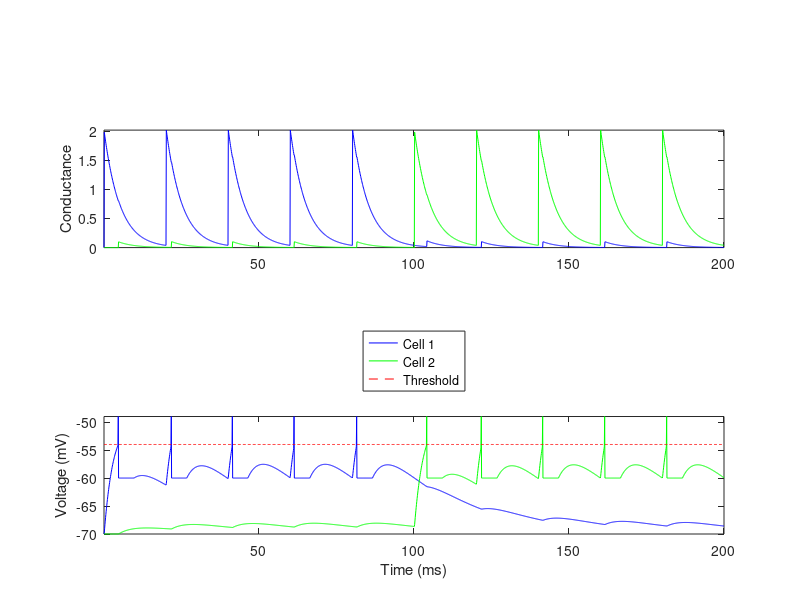

MATLAB code for this plot:
function IAF2cellsweight

% make it for 120 cells
% diag

%% Set Parameters

taum = 20;    % membrane time constant (ms)
tauE = 5;     % exc. time constant (ms)
tref = 5;     % refractory period (ms)
vrest = -70;  % resting potential (mV)
vreset = -60; % reset potential (mV)
vth = -54;    % threshold voltage (mV)
vE = 0;       % exc reversal potential (mV)

winp = 10;     % synaptic input
ISI = 20;     % interspike interval for inputs (ms)
tinp = 0;     % time of next input (conductance) spike
tplc = 100;   % time spent in each place field (ms)
w21 = 0.5;    % input from cell 1 to cell 2
dt = .1;       % timestep (ms)

%% Run the simulation - through place fields of cells 1 and 2

% Constants
gc1 = (2*tauE - dt) / (2*tauE + dt);
gc2 = 2/(2*tauE + dt);

tfin = 2 * tplc;  % total sim time (ms)
Nstps = ceil(tfin/dt);    % total num of steps
% pfield = floor(tfin/tplc);   % which place field you are in

gE = zeros(2,Nstps);  % matrix of exc conductance in time-steps
v = vrest + gE;      % matrix of voltage (mV) in time-steps

Tspk = [-1000 -1000];  % time of last volt spikes of cell 1, cell 2 (ms)

t = 0;

W = [0 .5; .5 0];  % w12 = w21 = 0.5

for j = 1:Nstps
    ispk = 0;
   
    if t >= tinp
	if t < tplc, ispk = 1;             % input spike place field 1
	elseif t < 2 * tplc, ispk = 2;     % input spike place field 2
	end
    end

    % Update conductances
    gE(:,j+1) = gc1 * gE(:,j);   % at every time-step

    if ispk      % when there is an input spike, resets gE
	gE(ispk,j+1) = gE(ispk,j+1) + gc2 * winp;
        tinp = tinp + ISI;
    end

        
    % Update voltages

    % 1) update volt's (ODE) at every time-step
    num = (2*taum/dt - 1 - gE(:,j)) .* v(:,j) + 2*vrest + (gE(:,j+1)+gE(:,j))*vE;
    den = 2*taum/dt + 1 + gE(:,j+1);
    v(:,j+1) = num ./ den;
      
    % 2) find: refrac cells, reset volt's
    refcells = find(-Tspk+t < tref);     % = cell 1, cell 2, both, or empty
    % isempty(refcells);                    % if no ref'y cells, this is 1
	
    if ~isempty(refcells)     % if there are ref'y cells, reset their volt's
	v(refcells,j+1) = vreset;    % reset voltages
    end

    % 3) find: spiked cells, make spike, reset gE(2)
    spkcells = find(v(:,j+1) >= vth);
    % isempty(spkcells);	% if no spiking cells, this is 1

    if ~isempty(spkcells)	% if there are spiking cells, make spike, reset gE
	v(spkcells,j) = vth + 5;
	v(spkcells,j+1) = vreset;
	Tspk(spkcells) = t;
        gE(:,j+1) = gE(:,j) + gc2 * sum(W(:,spkcells),2);  % 2 sums along rows
    end
	
    t = t+dt;

end


% Plot the conductance
figure(1)
subplot(2,1,1)
tvec = (1:Nstps+1)*dt;
plot(tvec,gE(1,:),'b')
hold on
plot(tvec,gE(2,:),'g')
hold off
ylabel('Conductance')
axis tight

% Plot the voltage
subplot(2,1,2)
plot(tvec,v(1,:),'b')
hold on
plot(tvec,v(2,:),'g')
plot(tvec,-54*ones(size(tvec)),'--r')
legend('Cell 1','Cell 2','Threshold','location','NorthOutside')
hold off

xlabel('Time (ms)')
ylabel('Voltage (mV)')
axis tight

return
